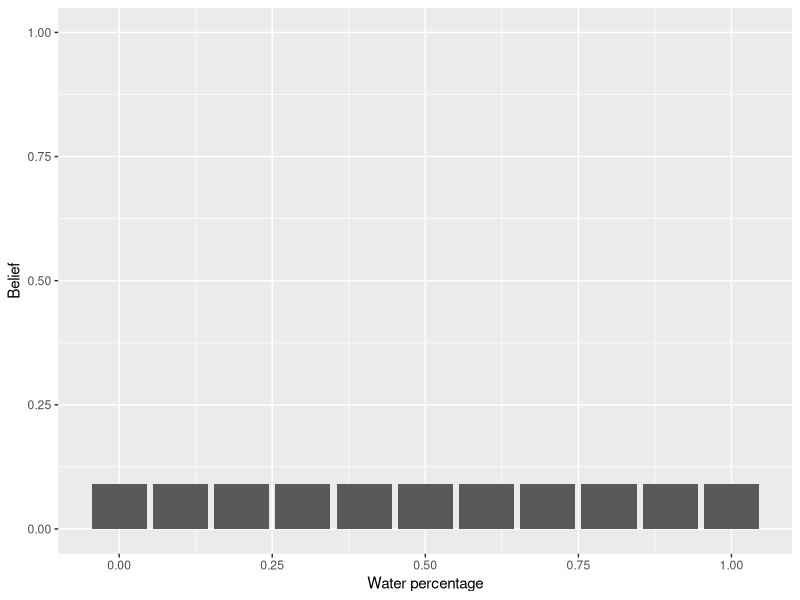
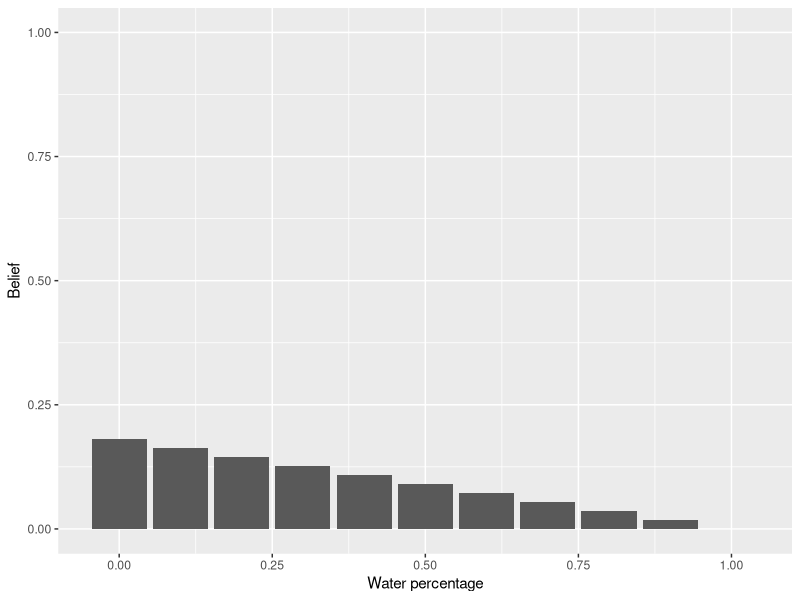
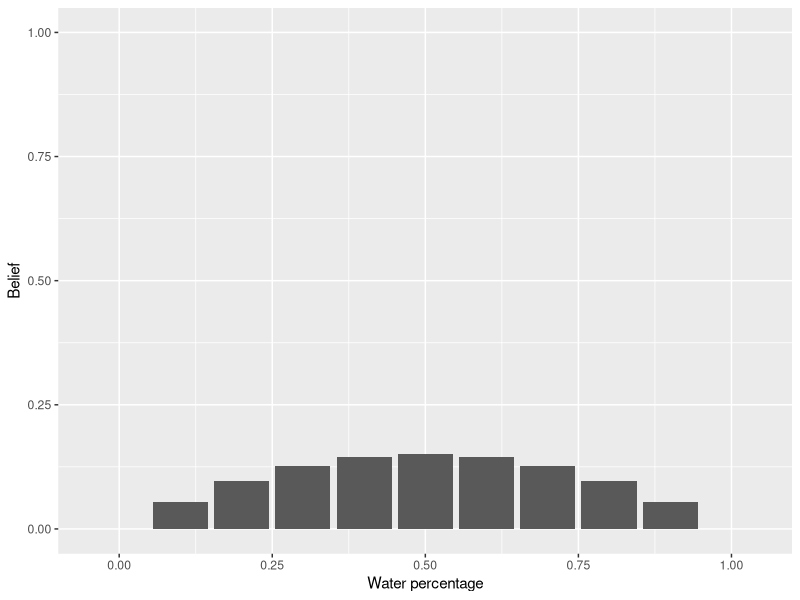

Generate these figures, in order, with R:
# library
library(tidyverse)
library(ggplot2)

# x axis
x <- seq(0, 1, 0.1)

# water
water <- x * 2

# land
land <- 2 - water

# prior
prior <- rep(1, 11) / 11

# plot our initial belief
df <- data.frame(x, prior)
ggplot(df, aes(x, prior)) +
    geom_bar(stat = "identity") +
    xlab("Water percentage") +
    ylab("Belief") +
    ylim(0, 1)

# set posterior
our_belief <- NULL

saw_land <- function(our_belief) {
    # calculate the posterior
    if (is.null(our_belief)) {
        posterior <- prior * land
    } else {
        posterior <- our_belief * land
    }
    posterior <- posterior / sum(posterior)

    # plot
    df <- data.frame(x, posterior)
    p <- ggplot(df, aes(x, posterior)) +
        geom_bar(stat = "identity") +
        xlab("Water percentage") +
        ylab("Belief") +
        ylim(0, 1)
    print(p)

    return(posterior)
}

saw_water <- function(our_belief) {
    # calculate the posterior
    if (is.null(our_belief)) {
        posterior <- prior * water
    } else {
        posterior <- our_belief * water
    }
    posterior <- posterior / sum(posterior)

    # plot
    df <- data.frame(x, posterior)
    p <- ggplot(df, aes(x, posterior)) +
        geom_bar(stat = "identity") +
        xlab("Water percentage") +
        ylab("Belief") +
        ylim(0, 1)
    print(p)

    return(posterior)
}

# sample location from https://www.realrandom.net/location.html

# saw land
our_belief <- saw_land(our_belief)

# saw water
our_belief <- saw_water(our_belief)
